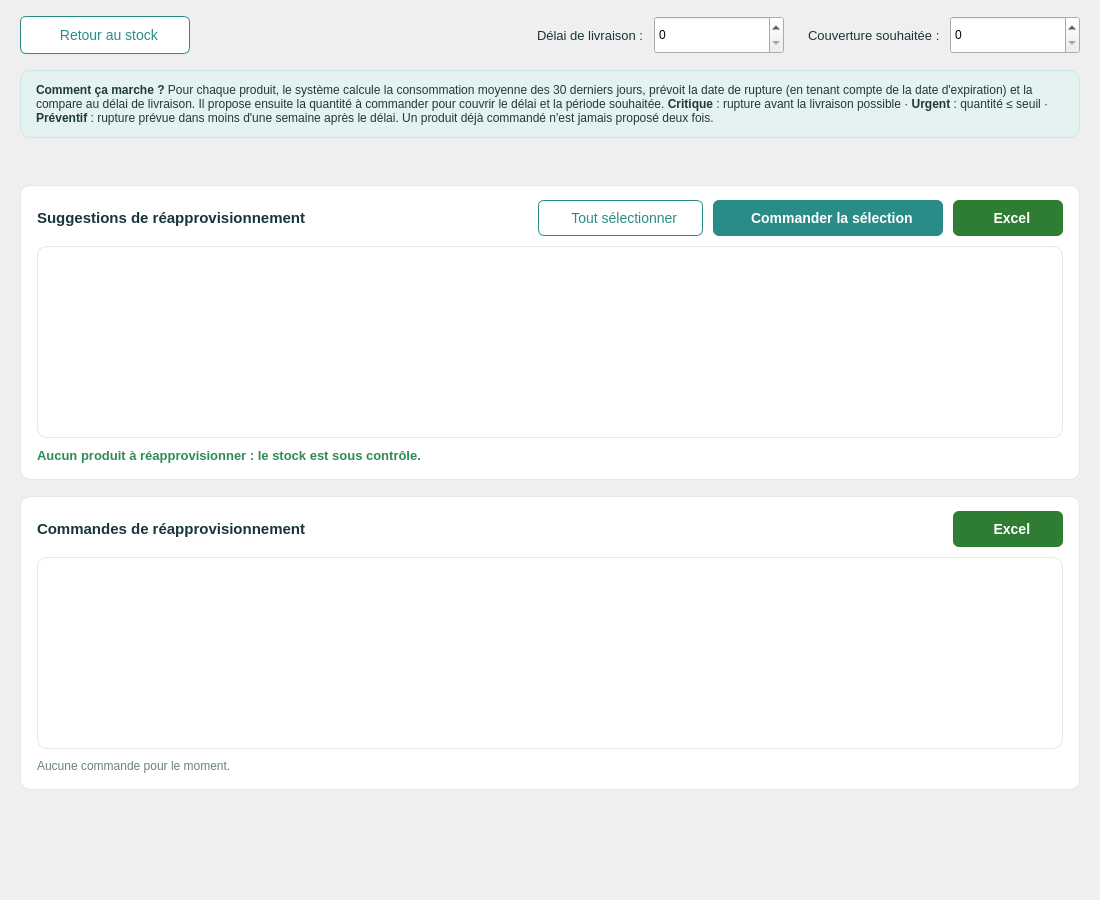
             <widget class="QWidget" name="contenuReappro">
              <property name="geometry">
               <rect>
                <x>0</x>
                <y>0</y>
                <width>1100</width>
                <height>900</height>
               </rect>
              </property>
              <property name="styleSheet">
               <string>#contenuReappro { background-color:#F4F8F8; }</string>
              </property>
              <layout class="QVBoxLayout" name="layoutContenuReappro">
               <property name="spacing">
                <number>16</number>
               </property>
               <property name="leftMargin">
                <number>20</number>
               </property>
               <property name="topMargin">
                <number>16</number>
               </property>
               <property name="rightMargin">
                <number>20</number>
               </property>
               <property name="bottomMargin">
                <number>25</number>
               </property>
               <item>
                <widget class="QWidget" name="barreReappro">
                 <layout class="QHBoxLayout" name="layout_barreReappro">
                  <property name="spacing">
                   <number>10</number>
                  </property>
                  <property name="leftMargin">
                   <number>0</number>
                  </property>
                  <property name="topMargin">
                   <number>0</number>
                  </property>
                  <property name="rightMargin">
                   <number>0</number>
                  </property>
                  <property name="bottomMargin">
                   <number>0</number>
                  </property>
                  <item>
                   <widget class="QPushButton" name="btnRetourStock">
                    <property name="minimumSize">
                     <size>
                      <width>170</width>
                      <height>38</height>
                     </size>
                    </property>
                    <property name="maximumSize">
                     <size>
                      <width>170</width>
                      <height>38</height>
                     </size>
                    </property>
                    <property name="cursor">
                     <cursorShape>PointingHandCursor</cursorShape>
                    </property>
                    <property name="styleSheet">
                     <string>QPushButton { background:white; color:#2A8C86; border:1px solid #2A8C86; border-radius:6px; font-size:14px; }
QPushButton:hover { background-color:#E6F2F1; }
QPushButton:disabled { color:#A9B8B8; border:1px solid #D5E0E0; background:#F4F7F7; }</string>
                    </property>
                    <property name="text">
                     <string>  Retour au stock</string>
                    </property>
                    <property name="icon">
                     <iconset resource="ressources.qrc">:/icones/fleche_gauche_teal.png<normaloff>:/icones/fleche_gauche_teal.png</normaloff>
                     </iconset>
                    </property>
                    <property name="iconSize">
                     <size>
                      <width>18</width>
                      <height>18</height>
                     </size>
                    </property>
                   </widget>
                  </item>
                  <item>
                   <spacer name="espaceBarreReappro">
                    <property name="orientation">
                     <enum>Qt::Horizontal</enum>
                    </property>
                    <property name="sizeHint" stdset="0">
                     <size>
                      <width>40</width>
                      <height>20</height>
                     </size>
                    </property>
                   </spacer>
                  </item>
                  <item>
                   <widget class="QLabel" name="lblDelai">
                    <property name="styleSheet">
                     <string>color:#17363A; font-size:13px;</string>
                    </property>
                    <property name="text">
                     <string>Délai de livraison :</string>
                    </property>
                   </widget>
                  </item>
                  <item>
                   <widget class="QSpinBox" name="spinDelai">
                    <property name="minimumSize">
                     <size>
                      <width>130</width>
                      <height>38</height>
                     </size>
                    </property>
                    <property name="maximumSize">
                     <size>
                      <width>130</width>
                      <height>38</height>
                     </size>
                    </property>
                    <property name="toolTip">
                     <string>Nombre de jours entre la commande et la livraison</string>
                    </property>
                   </widget>
                  </item>
                  <item>
                   <spacer name="espaceParam">
                    <property name="orientation">
                     <enum>Qt::Horizontal</enum>
                    </property>
                    <property name="sizeType">
                     <enum>QSizePolicy::Fixed</enum>
                    </property>
                    <property name="sizeHint" stdset="0">
                     <size>
                      <width>14</width>
                      <height>20</height>
                     </size>
                    </property>
                   </spacer>
                  </item>
                  <item>
                   <widget class="QLabel" name="lblCouverture">
                    <property name="styleSheet">
                     <string>color:#17363A; font-size:13px;</string>
                    </property>
                    <property name="text">
                     <string>Couverture souhaitée :</string>
                    </property>
                   </widget>
                  </item>
                  <item>
                   <widget class="QSpinBox" name="spinCouverture">
                    <property name="minimumSize">
                     <size>
                      <width>130</width>
                      <height>38</height>
                     </size>
                    </property>
                    <property name="maximumSize">
                     <size>
                      <width>130</width>
                      <height>38</height>
                     </size>
                    </property>
                    <property name="toolTip">
                     <string>Nombre de jours de consommation que la commande doit couvrir</string>
                    </property>
                   </widget>
                  </item>
                 </layout>
                </widget>
               </item>
               <item>
                <widget class="QLabel" name="lblExplication">
                 <property name="styleSheet">
                  <string>background:#E4F2F1; border:1px solid #CFE5E3; border-radius:10px; padding:12px; color:#1E3A3A; font-size:12px;</string>
                 </property>
                 <property name="text">
                  <string>&lt;b&gt;Comment ça marche ?&lt;/b&gt; Pour chaque produit, le système calcule la consommation moyenne des 30 derniers jours, prévoit la date de rupture (en tenant compte de la date d'expiration) et la compare au délai de livraison. Il propose ensuite la quantité à commander pour couvrir le délai et la période souhaitée. &lt;b&gt;Critique&lt;/b&gt; : rupture avant la livraison possible · &lt;b&gt;Urgent&lt;/b&gt; : quantité ≤ seuil · &lt;b&gt;Préventif&lt;/b&gt; : rupture prévue dans moins d'une semaine après le délai. Un produit déjà commandé n'est jamais proposé deux fois.</string>
                 </property>
                 <property name="textFormat">
                  <enum>Qt::RichText</enum>
                 </property>
                 <property name="wordWrap">
                  <bool>true</bool>
                 </property>
                </widget>
               </item>
               <item>
                <widget class="QLabel" name="lblCompteurs">
                 <property name="styleSheet">
                  <string>font-size:13px; color:#1E3A3A;</string>
                 </property>
                 <property name="text">
                  <string />
                 </property>
                 <property name="textFormat">
                  <enum>Qt::RichText</enum>
                 </property>
                </widget>
               </item>
               <item>
                <widget class="QFrame" name="frameSuggestions">
                 <property name="styleSheet">
                  <string>.QFrame { background-color:white; border:1px solid #E0E8E8; border-radius:10px; }</string>
                 </property>
                 <layout class="QVBoxLayout" name="layoutSuggestions">
                  <property name="spacing">
                   <number>10</number>
                  </property>
                  <property name="leftMargin">
                   <number>16</number>
                  </property>
                  <property name="topMargin">
                   <number>14</number>
                  </property>
                  <property name="rightMargin">
                   <number>16</number>
                  </property>
                  <property name="bottomMargin">
                   <number>16</number>
                  </property>
                  <item>
                   <widget class="QWidget" name="enteteSuggestions">
                    <layout class="QHBoxLayout" name="layout_enteteSuggestions">
                     <property name="spacing">
                      <number>10</number>
                     </property>
                     <property name="leftMargin">
                      <number>0</number>
                     </property>
                     <property name="topMargin">
                      <number>0</number>
                     </property>
                     <property name="rightMargin">
                      <number>0</number>
                     </property>
                     <property name="bottomMargin">
                      <number>0</number>
                     </property>
                     <item>
                      <widget class="QLabel" name="lblSuggTitre">
                       <property name="styleSheet">
                        <string>color:#17363A; font-size:15px; font-weight:bold;</string>
                       </property>
                       <property name="text">
                        <string>Suggestions de réapprovisionnement</string>
                       </property>
                      </widget>
                     </item>
                     <item>
                      <spacer name="espaceSugg">
                       <property name="orientation">
                        <enum>Qt::Horizontal</enum>
                       </property>
                       <property name="sizeHint" stdset="0">
                        <size>
                         <width>40</width>
                         <height>20</height>
                        </size>
                       </property>
                      </spacer>
                     </item>
                     <item>
                      <widget class="QPushButton" name="btnToutSelectionner">
                       <property name="minimumSize">
                        <size>
                         <width>165</width>
                         <height>36</height>
                        </size>
                       </property>
                       <property name="maximumSize">
                        <size>
                         <width>165</width>
                         <height>36</height>
                        </size>
                       </property>
                       <property name="cursor">
                        <cursorShape>PointingHandCursor</cursorShape>
                       </property>
                       <property name="styleSheet">
                        <string>QPushButton { background:white; color:#2A8C86; border:1px solid #2A8C86; border-radius:6px; font-size:14px; }
QPushButton:hover { background-color:#E6F2F1; }
QPushButton:disabled { color:#A9B8B8; border:1px solid #D5E0E0; background:#F4F7F7; }</string>
                       </property>
                       <property name="text">
                        <string>  Tout sélectionner</string>
                       </property>
                       <property name="icon">
                        <iconset resource="ressources.qrc">:/icones/check_teal.png<normaloff>:/icones/check_teal.png</normaloff>
                        </iconset>
                       </property>
                       <property name="iconSize">
                        <size>
                         <width>16</width>
                         <height>16</height>
                        </size>
                       </property>
                      </widget>
                     </item>
                     <item>
                      <widget class="QPushButton" name="btnCommanderSelection">
                       <property name="minimumSize">
                        <size>
                         <width>230</width>
                         <height>36</height>
                        </size>
                       </property>
                       <property name="maximumSize">
                        <size>
                         <width>230</width>
                         <height>36</height>
                        </size>
                       </property>
                       <property name="cursor">
                        <cursorShape>PointingHandCursor</cursorShape>
                       </property>
                       <property name="styleSheet">
                        <string>QPushButton { background-color:#2A8C86; color:white; border:none; border-radius:6px; font-size:14px; font-weight:bold; }
QPushButton:hover { background-color:#237872; }
QPushButton:disabled { background-color:#B7D3D1; color:white; }</string>
                       </property>
                       <property name="text">
                        <string>  Commander la sélection</string>
                       </property>
                       <property name="icon">
                        <iconset resource="ressources.qrc">:/icones/cart_white.png<normaloff>:/icones/cart_white.png</normaloff>
                        </iconset>
                       </property>
                       <property name="iconSize">
                        <size>
                         <width>18</width>
                         <height>18</height>
                        </size>
                       </property>
                      </widget>
                     </item>
                     <item>
                      <widget class="QPushButton" name="btnExcelSuggestions">
                       <property name="minimumSize">
                        <size>
                         <width>110</width>
                         <height>36</height>
                        </size>
                       </property>
                       <property name="maximumSize">
                        <size>
                         <width>110</width>
                         <height>36</height>
                        </size>
                       </property>
                       <property name="cursor">
                        <cursorShape>PointingHandCursor</cursorShape>
                       </property>
                       <property name="styleSheet">
                        <string>QPushButton { background-color:#2E7D32; color:white; border:none; border-radius:6px; font-size:14px; font-weight:bold; }
QPushButton:hover { background-color:#256628; }</string>
                       </property>
                       <property name="text">
                        <string>  Excel</string>
                       </property>
                       <property name="icon">
                        <iconset resource="ressources.qrc">:/icones/download_white.png<normaloff>:/icones/download_white.png</normaloff>
                        </iconset>
                       </property>
                       <property name="iconSize">
                        <size>
                         <width>18</width>
                         <height>18</height>
                        </size>
                       </property>
                      </widget>
                     </item>
                    </layout>
                   </widget>
                  </item>
                  <item>
                   <widget class="QTableWidget" name="tableSuggestions">
                    <property name="styleSheet">
                     <string>QTableWidget { background:white; border:1px solid #E0E8E8; border-radius:10px;
  gridline-color:#EEF2F2; font-size:12px; color:#1E3A3A; }
QHeaderView::section { background:#F7FAFA; color:#1E3A3A; font-weight:bold; font-size:12px;
  border:none; border-bottom:1px solid #E0E8E8; padding-left:8px; }
QTableWidget::item { padding-left:8px; }
QTableWidget::item:selected { background:#E6F2F1; color:#1E3A3A; }
QTableWidget::indicator { width:16px; height:16px; }</string>
                    </property>
                   </widget>
                  </item>
                  <item>
                   <widget class="QLabel" name="lblAucuneSuggestion">
                    <property name="styleSheet">
                     <string>color:#2E8B57; font-size:13px; font-weight:bold;</string>
                    </property>
                    <property name="text">
                     <string>Aucun produit à réapprovisionner : le stock est sous contrôle.</string>
                    </property>
                   </widget>
                  </item>
                 </layout>
                </widget>
               </item>
               <item>
                <widget class="QFrame" name="frameCommandes">
                 <property name="styleSheet">
                  <string>.QFrame { background-color:white; border:1px solid #E0E8E8; border-radius:10px; }</string>
                 </property>
                 <layout class="QVBoxLayout" name="layoutCommandes">
                  <property name="spacing">
                   <number>10</number>
                  </property>
                  <property name="leftMargin">
                   <number>16</number>
                  </property>
                  <property name="topMargin">
                   <number>14</number>
                  </property>
                  <property name="rightMargin">
                   <number>16</number>
                  </property>
                  <property name="bottomMargin">
                   <number>16</number>
                  </property>
                  <item>
                   <widget class="QWidget" name="enteteCommandes">
                    <layout class="QHBoxLayout" name="layout_enteteCommandes">
                     <property name="spacing">
                      <number>10</number>
                     </property>
                     <property name="leftMargin">
                      <number>0</number>
                     </property>
                     <property name="topMargin">
                      <number>0</number>
                     </property>
                     <property name="rightMargin">
                      <number>0</number>
                     </property>
                     <property name="bottomMargin">
                      <number>0</number>
                     </property>
                     <item>
                      <widget class="QLabel" name="lblCmdTitre">
                       <property name="styleSheet">
                        <string>color:#17363A; font-size:15px; font-weight:bold;</string>
                       </property>
                       <property name="text">
                        <string>Commandes de réapprovisionnement</string>
                       </property>
                      </widget>
                     </item>
                     <item>
                      <spacer name="espaceCmd">
                       <property name="orientation">
                        <enum>Qt::Horizontal</enum>
                       </property>
                       <property name="sizeHint" stdset="0">
                        <size>
                         <width>40</width>
                         <height>20</height>
                        </size>
                       </property>
                      </spacer>
                     </item>
                     <item>
                      <widget class="QPushButton" name="btnExcelCommandes">
                       <property name="minimumSize">
                        <size>
                         <width>110</width>
                         <height>36</height>
                        </size>
                       </property>
                       <property name="maximumSize">
                        <size>
                         <width>110</width>
                         <height>36</height>
                        </size>
                       </property>
                       <property name="cursor">
                        <cursorShape>PointingHandCursor</cursorShape>
                       </property>
                       <property name="styleSheet">
                        <string>QPushButton { background-color:#2E7D32; color:white; border:none; border-radius:6px; font-size:14px; font-weight:bold; }
QPushButton:hover { background-color:#256628; }</string>
                       </property>
                       <property name="text">
                        <string>  Excel</string>
                       </property>
                       <property name="icon">
                        <iconset resource="ressources.qrc">:/icones/download_white.png<normaloff>:/icones/download_white.png</normaloff>
                        </iconset>
                       </property>
                       <property name="iconSize">
                        <size>
                         <width>18</width>
                         <height>18</height>
                        </size>
                       </property>
                      </widget>
                     </item>
                    </layout>
                   </widget>
                  </item>
                  <item>
                   <widget class="QTableWidget" name="tableCommandes">
                    <property name="styleSheet">
                     <string>QTableWidget { background:white; border:1px solid #E0E8E8; border-radius:10px;
  gridline-color:#EEF2F2; font-size:12px; color:#1E3A3A; }
QHeaderView::section { background:#F7FAFA; color:#1E3A3A; font-weight:bold; font-size:12px;
  border:none; border-bottom:1px solid #E0E8E8; padding-left:8px; }
QTableWidget::item { padding-left:8px; }
QTableWidget::item:selected { background:#E6F2F1; color:#1E3A3A; }
QTableWidget::indicator { width:16px; height:16px; }</string>
                    </property>
                   </widget>
                  </item>
                  <item>
                   <widget class="QLabel" name="lblAucuneCommande">
                    <property name="styleSheet">
                     <string>color:#6B8080; font-size:12px;</string>
                    </property>
                    <property name="text">
                     <string>Aucune commande pour le moment.</string>
                    </property>
                   </widget>
                  </item>
                 </layout>
                </widget>
               </item>
               <item>
                <spacer name="espaceBasReappro">
                 <property name="orientation">
                  <enum>Qt::Vertical</enum>
                 </property>
                 <property name="sizeHint" stdset="0">
                  <size>
                   <width>40</width>
                   <height>20</height>
                  </size>
                 </property>
                </spacer>
               </item>
              </layout>
             </widget>
